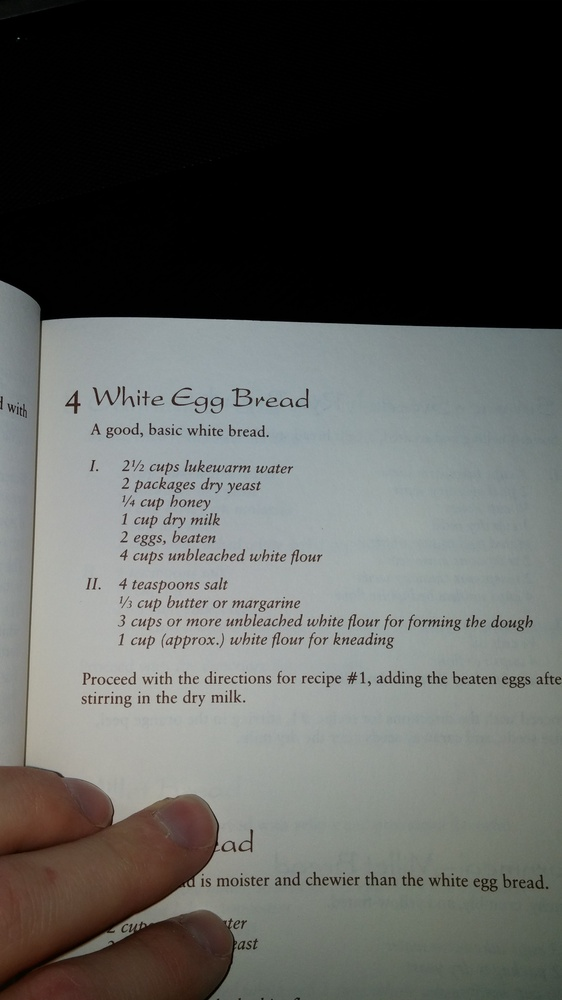
#> input picture ocr/python-ocr-master/test.jpg, 562 x 1000 px, shrunk from 2340 x 4160 before the run
$ python process_image.py test.jpg out.png   (older library calls are emulated)
#> lines starting #> are read from the running program, lines starting #| are printed output that depends on the picture; after the words box and inside, x2 and y2 are one past the last pixel; in counts of white or black regions, pixels touching at a corner belong together
#!/usr/bin/python

# Processes an image to extract the text portions. Primarily
# used for pre-processing for performing OCR.

# Based on the paper "Font and Background Color Independent Text Binarization" by
# T Kasar, J Kumar and A G Ramakrishnan
# http://www.m.cs.osakafu-u.ac.jp/cbdar2007/proceedings/papers/O1-1.pdf

# Copyright (c) 2012, Jason Funk <jasonlfunk@gmail.com>
# Permission is hereby granted, free of charge, to any person obtaining a copy of this software
# and associated documentation files (the "Software"), to deal in the Software without restriction,
# including without limitation the rights to use, copy, modify, merge, publish, distribute, sublicense,
# and/or sell copies of the Software, and to permit persons to whom the Software is furnished to do so,
# subject to the following conditions:
#
# The above copyright notice and this permission notice shall be included in all copies or substantial
# portions of the Software.
#
# THE SOFTWARE IS PROVIDED "AS IS", WITHOUT WARRANTY OF ANY KIND, EXPRESS OR IMPLIED, INCLUDING BUT NOT
# LIMITED TO THE WARRANTIES OF MERCHANTABILITY, FITNESS FOR A PARTICULAR PURPOSE AND NON-INFRINGEMENT.
# IN NO EVENT SHALL THE AUTHORS OR COPYRIGHT HOLDERS BE LIABLE FOR ANY CLAIM, DAMAGES OR OTHER LIABILITY,
# WHETHER IN AN ACTION OF CONTRACT, TORT OR OTHERWISE, ARISING FROM, OUT OF OR IN CONNECTION WITH THE
# SOFTWARE OR THE USE OR OTHER DEALINGS IN THE SOFTWARE.

import cv2
import numpy as np
import sys
import os.path

if len(sys.argv) != 3:
    print("%s input_file output_file",sys.argv[0])
    sys.exit()
else:
    input_file = sys.argv[1]
    output_file = sys.argv[2]

if not os.path.isfile(input_file):
    print("No such file '%s'", input_file)
    sys.exit()

DEBUG = 0


# Determine pixel intensity
# Apparently human eyes register colors differently.
# TVs use this formula to determine
# pixel intensity = 0.30R + 0.59G + 0.11B
# [15 lines left out: functions ii, connected, not called in this run]


# Helper function to return a given contour
def c(index):
    global contours
    return contours[index]


# Count the number of real children
# [15 lines left out: function count_children, not called in this run]


# Quick check to test if the contour is a child
def is_child(index, h_):
    return get_parent(index, h_) > 0


# Get the first parent of the contour that we care about
# [34 lines left out: functions get_parent, count_siblings, not called in this run]


# Whether we care about this contour
def keep(contour):
    return keep_box(contour) and connected(contour)


# Whether we should keep the containing box of this
# contour based on it's shape
def keep_box(contour):
    xx, yy, w_, h_ = cv2.boundingRect(contour)

    # width and height need to be floats
    w_ *= 1.0
    h_ *= 1.0

    # Test it's shape - if it's too oblong or tall it's
    # probably not a real character
    if h_ > 0:
        if w_ / h_ < 0.1 or w_ / h_ > 10:
            if DEBUG:
                print("\t Rejected because of shape: (%s,%s,%s,%s)", str(xx), str(yy), str(w_). str(h_))
            return False


    # check size of the box
    if ((w_ * h_) > ((img_x * img_y) / 5)) or ((w_ * h_) < 15):
        if DEBUG:
            print("\t Rejected because of size")
        return False

    return True


# [22 lines left out: function include_box, not called in this run]

# Load the image
orig_img = cv2.imread(input_file)
#> orig_img is the input picture: shape (1000, 562, 3); mean B, G, R 89.3, 92.2, 90.8

# Add a border to the image for processing sake
img = cv2.copyMakeBorder(orig_img, 50, 50, 50, 50, cv2.BORDER_CONSTANT)
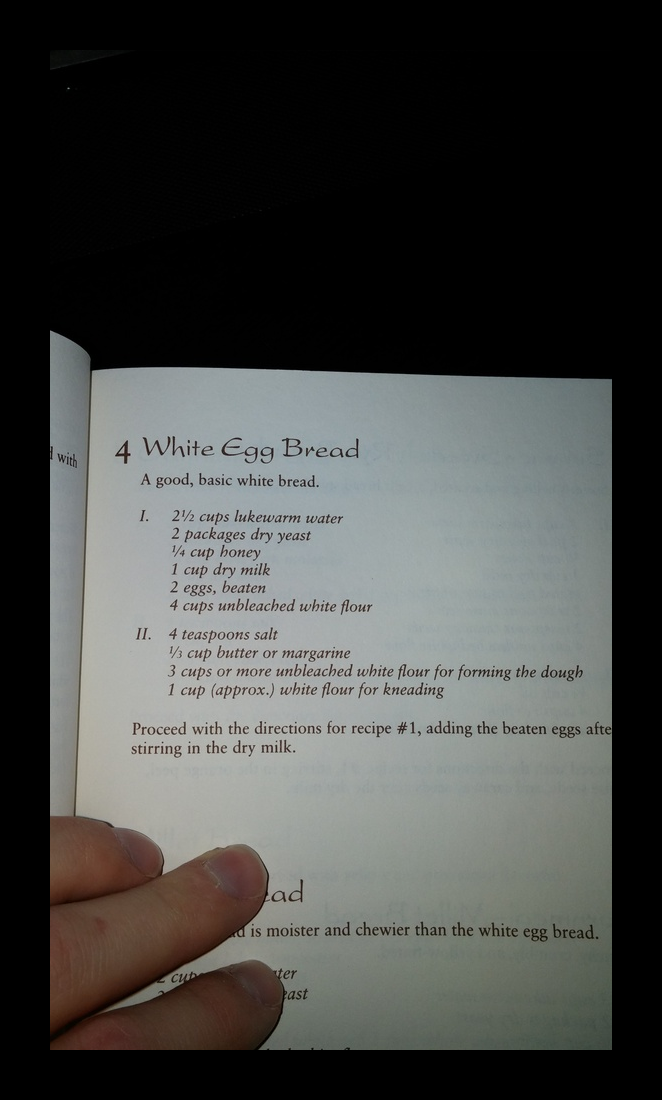
#> img: shape (1100, 662, 3); mean B, G, R 68.9, 71.2, 70

# Calculate the width and height of the image
img_y = len(img)
#> img_y = 1100
img_x = len(img[0])
#> img_x = 662

if DEBUG:
    print ("Image is " + str(len(img)) + "x" + str(len(img[0])))

#Split out each channel
blue, green, red = cv2.split(img)
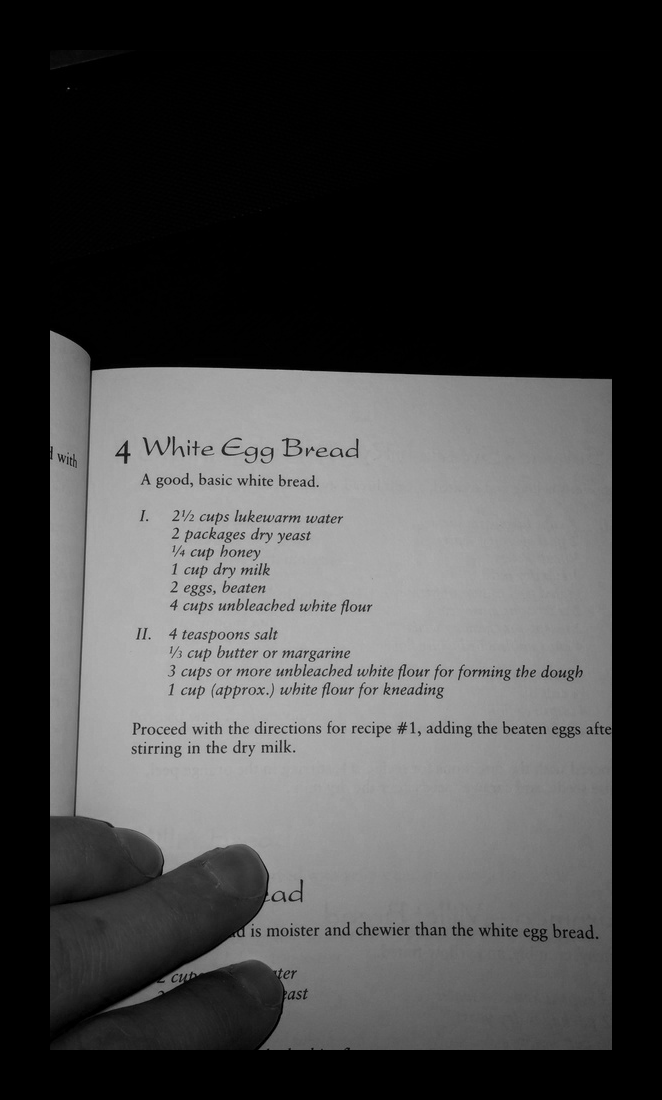
#> blue: shape (1100, 662); min 0, max 204, mean 68.9
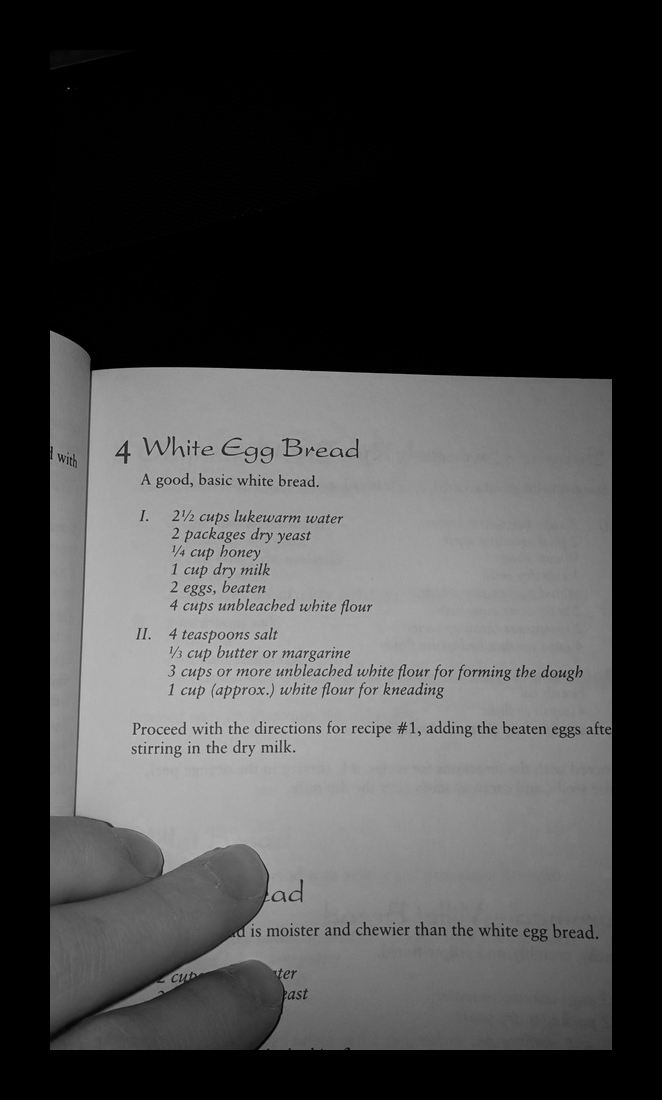
#> red: shape (1100, 662); min 0, max 212, mean 70

# Run canny edge detection on each channel
blue_edges = cv2.Canny(blue, 200, 250)
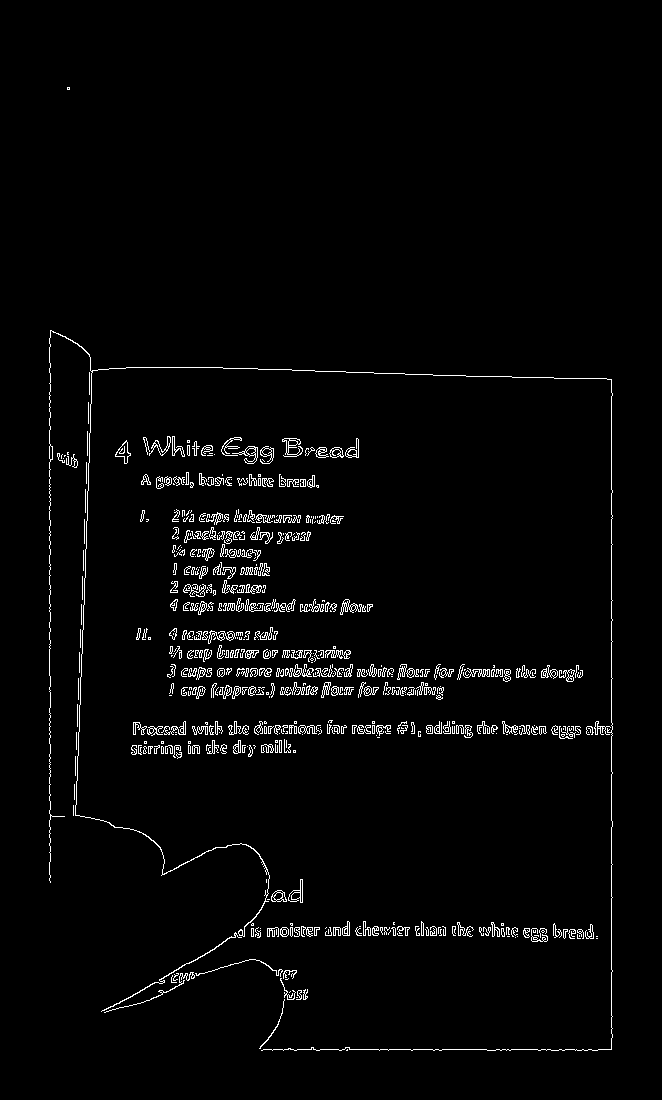
#> blue_edges: shape (1100, 662); 2.4% white in thin lines or dots, all inside (x1, y1, x2, y2) = (49, 87, 613, 1051)
green_edges = cv2.Canny(green, 200, 250)
red_edges = cv2.Canny(red, 200, 250)
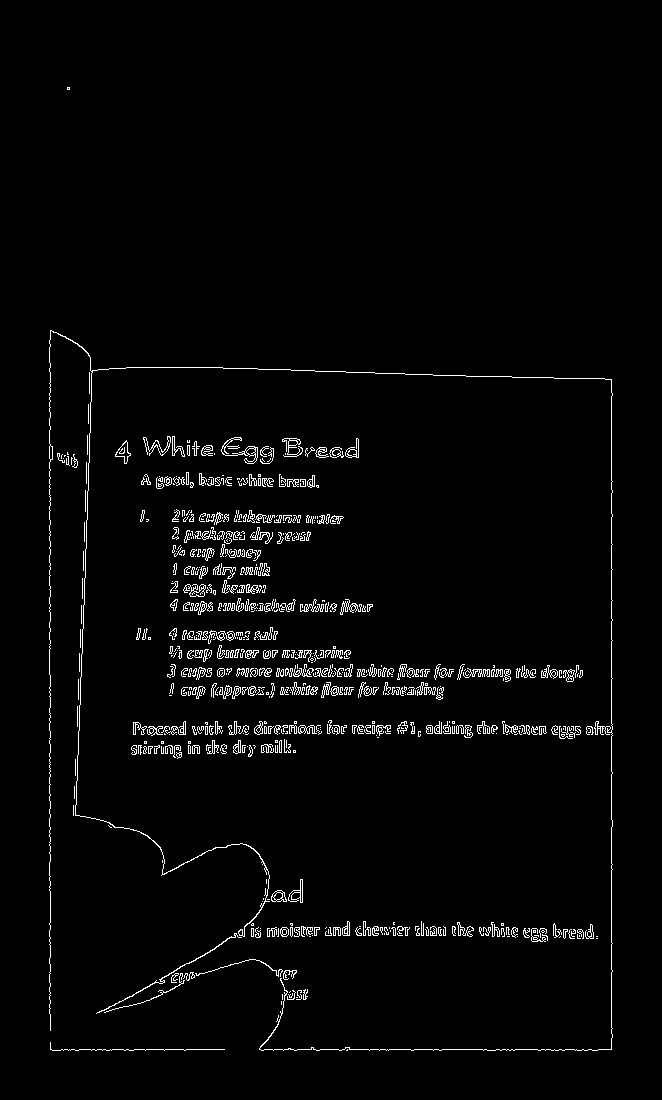
#> red_edges: shape (1100, 662); 2.4% white in thin lines or dots, all inside (x1, y1, x2, y2) = (49, 87, 613, 1051)

# Join edges back into image
edges = blue_edges | green_edges | red_edges

# Find the contours
contours, hierarchy,_ = cv2.findContours(edges.copy(), cv2.RETR_TREE, cv2.CHAIN_APPROX_NONE)

hierarchy = hierarchy[0]

if DEBUG:
    processed = edges.copy()
    rejected = edges.copy()

# These are the boxes that we are determining
keepers = []

# For each contour, find the bounding rectangle and decide
# if it's one we care about
for index_, contour_ in enumerate(contours):
    if DEBUG:
        print ("Processing #%d" % index_)

    x, y, w, h = cv2.boundingRect(contour_)

    # Check the contour and it's bounding box
    if keep(contour_) and include_box(index_, hierarchy, contour_):
        # It's a winner!
        keepers.append([contour_, [x, y, w, h]])
        if DEBUG:
            cv2.rectangle(processed, (x, y), (x + w, y + h), (100, 100, 100), 1)
            cv2.putText(processed, str(index_), (x, y - 5), cv2.FONT_HERSHEY_PLAIN, 1, (255, 255, 255))
    else:
        if DEBUG:
            cv2.rectangle(rejected, (x, y), (x + w, y + h), (100, 100, 100), 1)
            cv2.putText(rejected, str(index_), (x, y - 5), cv2.FONT_HERSHEY_PLAIN, 1, (255, 255, 255))
#> after the loop, keepers = []

# Make a white copy of our image
new_image = edges.copy()
new_image.fill(255)
#> new_image: shape (1100, 662); every value is 255
boxes = []

# For each box, find the foreground and background intensities
for index_, (contour_, box) in enumerate(keepers):

    # Find the average intensity of the edge pixels to
    # determine the foreground intensity
    fg_int = 0.0
    for p in contour_:
        fg_int += ii(p[0][0], p[0][1])

    fg_int /= len(contour_)
    if DEBUG:
        print ("FG Intensity for #%d = %d" % (index_, fg_int))

    # Find the intensity of three pixels going around the
    # outside of each corner of the bounding box to determine
    # the background intensity
    x_, y_, width, height = box
    bg_int = \
        [
            # bottom left corner 3 pixels
            ii(x_ - 1, y_ - 1),
            ii(x_ - 1, y_),
            ii(x_, y_ - 1),

            # bottom right corner 3 pixels
            ii(x_ + width + 1, y_ - 1),
            ii(x_ + width, y_ - 1),
            ii(x_ + width + 1, y_),

            # top left corner 3 pixels
            ii(x_ - 1, y_ + height + 1),
            ii(x_ - 1, y_ + height),
            ii(x_, y_ + height + 1),

            # top right corner 3 pixels
            ii(x_ + width + 1, y_ + height + 1),
            ii(x_ + width, y_ + height + 1),
            ii(x_ + width + 1, y_ + height)
        ]

    # Find the median of the background
    # pixels determined above
    bg_int = np.median(bg_int)

    if DEBUG:
        print ("BG Intensity for #%d = %s" % (index_, repr(bg_int)))

    # Determine if the box should be inverted
    if fg_int >= bg_int:
        fg = 255
        bg = 0
    else:
        fg = 0
        bg = 255

        # Loop through every pixel in the box and color the
        # pixel accordingly
    for x in range(x_, x_ + width):
        for y in range(y_, y_ + height):
            if y >= img_y or x >= img_x:
                if DEBUG:
                    print ("pixel out of bounds (%d,%d)" % (y, x))
                continue
            if ii(x, y) > fg_int:
                new_image[y][x] = bg
            else:
                new_image[y][x] = fg
#> this loop made 0 passes

# blur a bit to improve ocr accuracy
new_image = cv2.blur(new_image, (2, 2))
cv2.imwrite(output_file, new_image)
if DEBUG:
    cv2.imwrite('edges.png', edges)
    cv2.imwrite('processed.png', processed)
    cv2.imwrite('rejected.png', rejected)
